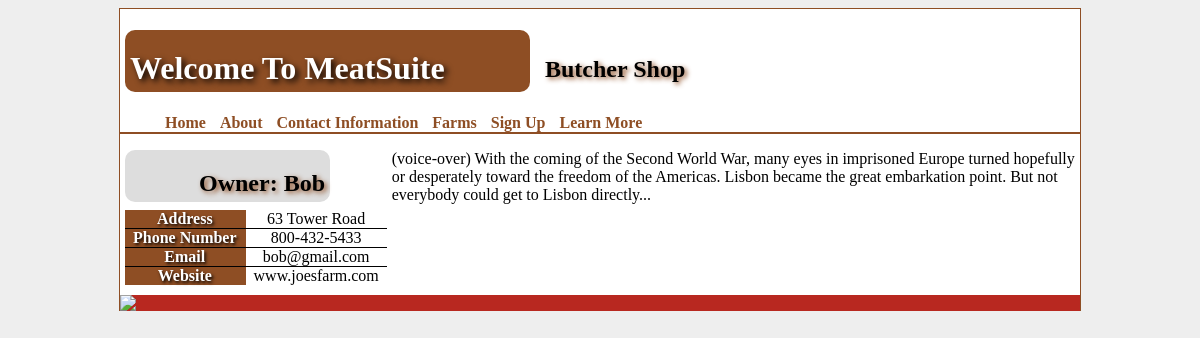
Screenshot of /index.php?page=profile&id=2 with the database file from the repository.
### tables this page shows
CREATE TABLE IF NOT EXISTS `farms` (
  `FarmName` varchar(30) DEFAULT NULL,
  `owner` varchar(30) NOT NULL,
  `address` varchar(30) NOT NULL,
  `phone` varchar(30) NOT NULL,
  `email` varchar(30) NOT NULL,
  `website` varchar(30) NOT NULL,
  `organic` tinyint(1) NOT NULL,
  `beef` tinyint(1) NOT NULL,
  `pork` tinyint(1) NOT NULL,
  `chicken` tinyint(1) NOT NULL,
  `description` varchar(1000) DEFAULT NULL,
  `id` int(11) NOT NULL AUTO_INCREMENT,
  PRIMARY KEY (`id`)
);

### index.php (called while the page is built, shortened)
<?php
        include('functions.php');
        $pages = array(
            "home" => array(
                "header" => "Home"
            ),
            "about" => array(
                "header" => "About"
            ),
            "contactInfo" => array(
                "header" => "Contact Information"
            ),
			"farms" => array(
				"header" => "Farms"
			),
			"signup" => array (
				"header" => "Sign Up"
			),
			"profile" => array (
				"header" => "Profile",
                "showInMenu" => false
			),
			"learnmore" => array (
				"header" => "Learn More"
			),
			"description" => array (
				"header" => "Sign Up",
                "showInMenu" => false
			)
        );
        if (isset($_GET ["page"]) && isset($pages[$_GET["page"]])) {
            $currentPage = $_GET["page"];
        } else {
            $currentPage = "home";
        }
        $pageHeader = $pages[$currentPage]["header"];
        include "template.php";

### functions.php (called while the page is built, shortened)
<?php
    function query($query) {
        $result = mysql_query($query);
	if($result) {
            return $result;
        } else {
            echo "Error: ".mysql_error();
            return false;
        }
    }
?>

### profile.php (the view)
<?php
	$desc = query("SELECT * FROM farms WHERE id=".$_GET['id']."");
	$row = mysql_fetch_array($desc);?>
	<h2 id="ShopName">Owner: <?php echo $row['owner']; ?> </h2>
<div id="profileTable">
	<table border="1">
		<tr>
			<th>Address</th>
			<td><?php echo $row['address']; ?></td>
		</tr>
		<tr>
			<th>Phone Number</th>
			<td><?php echo $row['phone']; ?></td>
		</tr>
		<tr>
			<th>Email</th>
			<td><?php echo $row['email']; ?></td>
		</tr>
		<tr>
			<th>Website</th>
			<td><?php echo $row['website']; ?></td>
		</tr>
	</table>
</div>
<p>
	<?php
		if (isset ($row['description'])){
			echo $row['description'];
		}
		else{
			echo 'No description available.';
		}
	?>
</p>

### template.php (shortened to what this page needs)
<html>
	<head>
		<link rel="stylesheet" href="meatsuite.css" />
	</head>
	<body>
	<div class="Container">
		<div id="Headers">
			<h1>Welcome To MeatSuite</h1>
			<h2>
				<?php
					if ($pageHeader == 'Profile'){
						$desc = mysql_query("SELECT * FROM farms WHERE id='".$_GET['id']."'");
						$row = mysql_fetch_array($desc);
						echo $row['FarmName'];
					}
					else{
						echo $pageHeader;
					}
				?>
			</h2>
			<br style= "clear: both;"/>
		</div>
		<?php include 'Menu.php'; ?>
		<div class="Paragraph">
			<?php include $pageFile; ?>
			<br style= "clear: both;"/>
		</div>
		<footer style= "background-color:#b82820;">
			<img id ="Tompkins" src="http://ccetompkins.org/sites/all/themes/ccetompkins/images/logo.jpg" />
		</footer>
	</div>
	</body>
</html>

### meatsuite.css (style rules this page uses)
body { background:#eee; }
.Container { margin: 0 auto 0 auto; width: 960px; background:white; border-left:1px solid #8e4e24; border-right:1px solid #8e4e24; border-top:1px solid #8e4e24; }
h1 { text-align:left; width:400px; padding: 20px 0 5px 5px; background-color: #8e4e24; border-radius: 10px; -moz-border-radius: 10px; -webkit-border-radius: 10px; color:white; text-shadow: #000000 0.1em 0.1em 0.2em; float:left; margin-left:5px; }
h2 { color:#000000; text-shadow: #8e4e24 0.1em 0.1em 0.2em; margin: 47px 5px 0 5px; padding:0 0 30px 10px; float:left; }
.Paragraph p { width : auto; margin-right:5px; margin-left:5px; }
table, th, td { border-collapse:collapse; text-align:center; padding:0 8px 0 8px; margin-left:auto; margin-right:auto; }
table { border-style:hidden; }
th { background:#8e4e24; border:1px solid #8e4e24; border-bottom:1px solid black; color:white; text-shadow: #000000 0.1em 0.1em 0.2em; }
td { border:1px solid black; }
#ShopName { text-align:right; width:200px; padding: 20px 5px 5px 0; background-color: #ddd; border-radius: 10px; -moz-border-radius: 10px; -webkit-border-radius: 10px; color:black; text-shadow: #8e4e24 0.1em 0.1em 0.2em; float:left; margin:0 5px 0 5px; position:absolute; }
#profileTable { float:left; margin: 65px 5px 5px 5px; position:relative; bottom:5px; }

### rows the page displays
farms: FarmName "Butcher Shop", owner "Bob", address "63 Tower Road", phone "800-432-5433", email "bob@gmail.com", website "www.joesfarm.com", description "(voice-over) With the coming of the Second World War, many eyes in imprisoned Europe turned hopefully or desperately toward the freedom of the Americas. Lisbon became the great embarkation point. But not everybody could get to Lisbon directly..."

### other values shown
$values["header"] "Home"
$values["header"] "About"
$values["header"] "Contact Information"
$values["header"] "Farms"
$values["header"] "Sign Up"
$values["header"] "Learn More"
